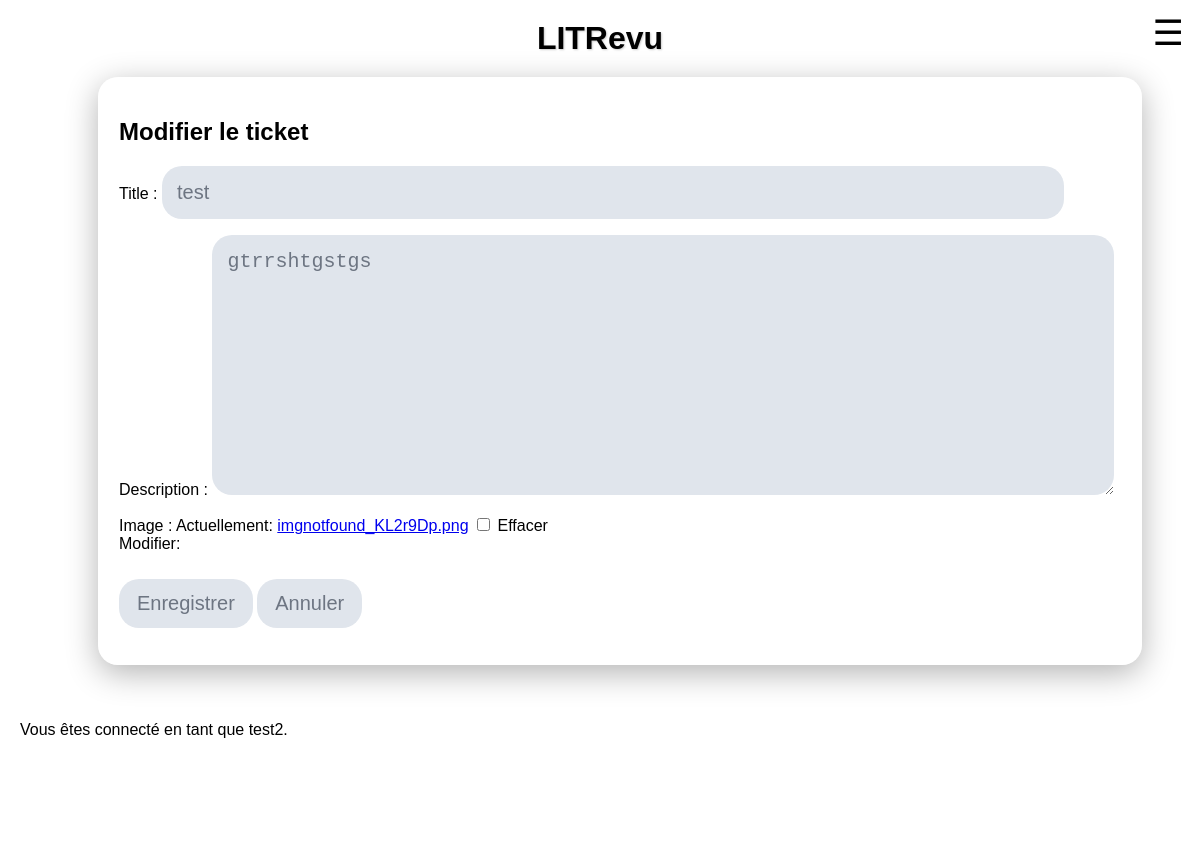
/ticket/edit/1/ (signed in), run on the app's committed database.
### blog/models.py (models this page shows)
class Ticket(models.Model):
    title = models.CharField(max_length=128)
    description = models.TextField(max_length=2048, blank=True)
    user = models.ForeignKey(settings.AUTH_USER_MODEL, on_delete=models.CASCADE)
    image = models.ImageField(null=True, blank=True)
    time_created = models.DateTimeField(auto_now_add=True)

### authentication/models.py (models this page shows)
class User(AbstractUser):
    profile_photo = models.ImageField(verbose_name='Photo de profil')

### blog/views.py (the view)
# urls.py: path('ticket/edit/<int:ticket_id>/', blog.views.edit_ticket, name='edit_ticket'),
@login_required
def edit_ticket(request, ticket_id):
    ticket = get_object_or_404(Ticket, id=ticket_id, user=request.user)
    form = forms.ticketForm(request.POST or None, request.FILES or None, instance=ticket)
    if form.is_valid():
        ticket = form.save(commit=False)
        return redirect('posts')
    return render(request, 'blog/edit_ticket.html', context={'form': form})

### blog/forms.py
class ticketForm(forms.ModelForm):
    class Meta:
        model = models.Ticket
        fields = ['title', 'description', 'image']
        widgets = {
            'title': forms.TextInput(attrs={
                'class': 'neumorphic neumorphic-input',
            }),
            'description': forms.Textarea(attrs={
                'class': 'neumorphic neumorphic-input',
            }),
            'image': forms.ClearableFileInput(attrs={
                'class': 'hidden-file-input',
                'id': 'file-upload',
            }),
        }

### blog/templates/blog/edit_ticket.html (shortened to what this page needs)
{% extends 'base.html' %}
{% block content %}
    <div class="neumorphic neumorphic-home-card">
        <h2>Modifier le ticket</h2>
        <form method="post" enctype="multipart/form-data">
            {{ form.as_p }}
            <button type="submit" class="neumorphic neumorphic-button text-deco">Enregistrer</button>
            <a href="{% url 'posts' %}" class="neumorphic neumorphic-button text-deco">Annuler</a>
        </form>
    </div>
{% endblock %}

### templates/base.html (shortened to what this page needs)
{% load static %}
<html>
    <head>
        <link rel="stylesheet" href="{% static '/css/styles.css' %}" />
    </head>
    <body>
        <main>
            <div class="header-title">LITRevu</div>
            {% if user.is_authenticated %}
            <button class="hamburger" onclick="toggleMenu()">☰</button>
            {% endif %}
            <div class="container">
                {% block content %}{% endblock content %}
            </div>
            <div class="footer">
                {% if user.is_authenticated %}
                    <p>Vous êtes connecté en tant que {{ request.user }}.</p>
                {% endif %}
            </div>
        </main>
        <footer class="footer">
            <div>
                <h3>
                </h3>
            </div>
        </footer>
    </body>
</html>

### static/css/styles.css (style rules this page uses)
:root { --bg-main: #e0e5ec; --bg-light: #f0f0f0; --border-color: #ccc; --shadow-dark: #a3b1c6; --shadow-light: #ffffff; --text-main: #6d7582; --text-muted: #888; --placeholder: #a3b1c6; --highlight: gold; }
body { margin: 0; padding: 0; align-items: center; background: url(./../img/janko-ferlic-sfL_QOnmy00-unsplash.jpg); background-size: cover; background-repeat: no-repeat; background-position: center; background-attachment: fixed; font-family: Arial, sans-serif; overflow-x: hidden; }
main { flex: 1; padding: 20px; }
footer { color: white; text-align: center; padding: 10px; position: relative; }
.hamburger { background: none; border: none; cursor: pointer; }
.header-title { font-size: 2rem; font-weight: bold; text-align: center; flex-grow: 1; text-shadow: 1px 1px 2px var(--border-color); }
.neumorphic { background: var(--bg-main); border-radius: 20px; }
.container { width: 100%; margin: 0 auto; padding: 20px; display: flex; flex-direction: column; align-items: center; }
.neumorphic-follow, .neumorphic-home-card, .review-card, .ticket-card { width: 90%; margin-bottom: 20px; padding: 20px; box-sizing: border-box; background: rgba(255, 255, 255, 0.1); box-shadow: 0 8px 32px rgba(0, 0, 0, 0.3); backdrop-filter: blur(12px); -webkit-backdrop-filter: blur(12px); border: 1px solid rgba(255, 255, 255, 0.3); }
.neumorphic-input { padding: 15px; font-size: 16px; color: var(--text-main); border: none; outline: none; width: 90% }
.neumorphic-input::placeholder { color: var(--placeholder); }
.neumorphic-follow-button, .neumorphic-nav-button, .neumorphic-button { font-size: 16px; color: var(--text-main); border: none; cursor: pointer; transition: all 0.3s ease; box-sizing: border-box; text-align: center; display: inline-block; text-decoration: none; }
.neumorphic-button { width: auto; margin-top: 10px; padding: 15px 30px; }
@media screen and (max-width: 1320px) { .hamburger { display: block; margin-top: -45px; font-size: 35px; color: black; position: fixed; right: 10px; } }
@media screen and (max-width: 1320px) { .neumorphic-input { font-size: 20px; } }
@media screen and (max-width: 1320px) { .neumorphic-nav-button, .neumorphic-button { padding: 13px 18px; font-size: 20px; color: var(--text-main); border: none; cursor: pointer; transition: all 0.3s ease; box-sizing: border-box; text-align: center; display: inline-block; text-decoration: none; } }

### data on the page
Ticket: title "test", description "gtrrshtgstgs"
User: user "test2"
